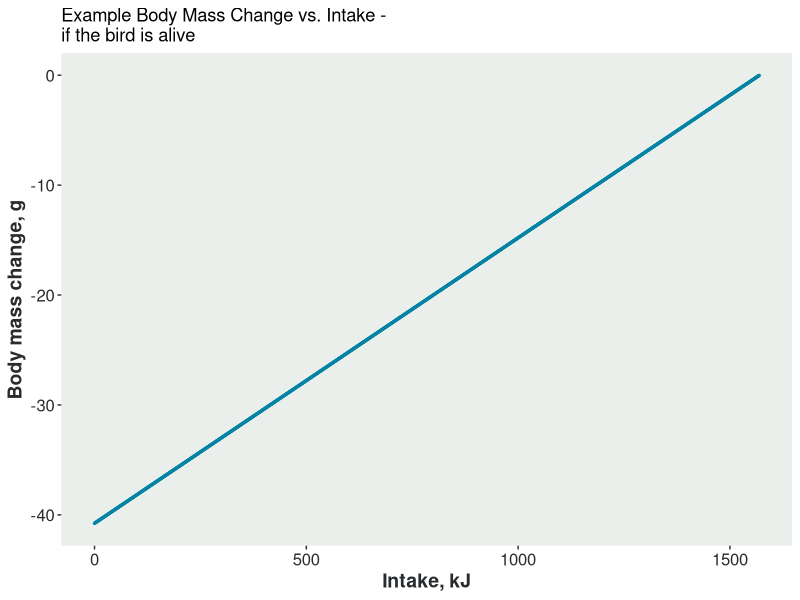
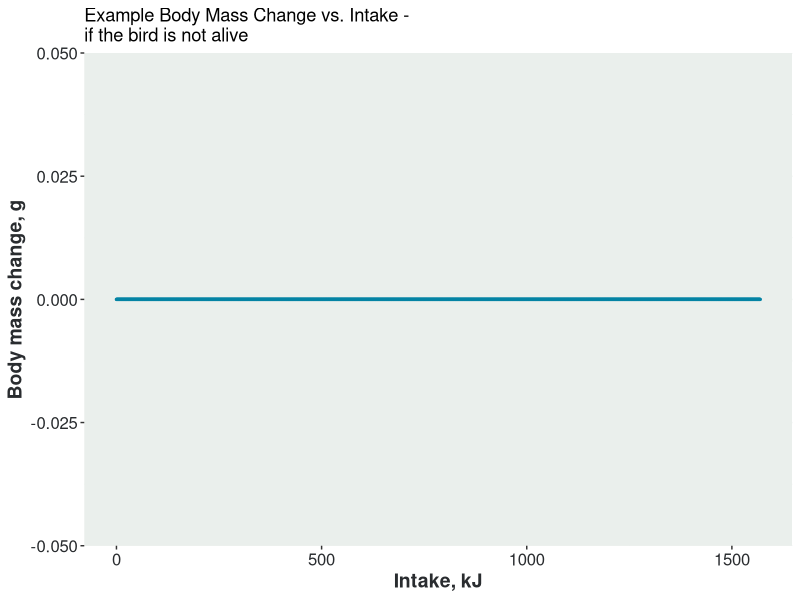
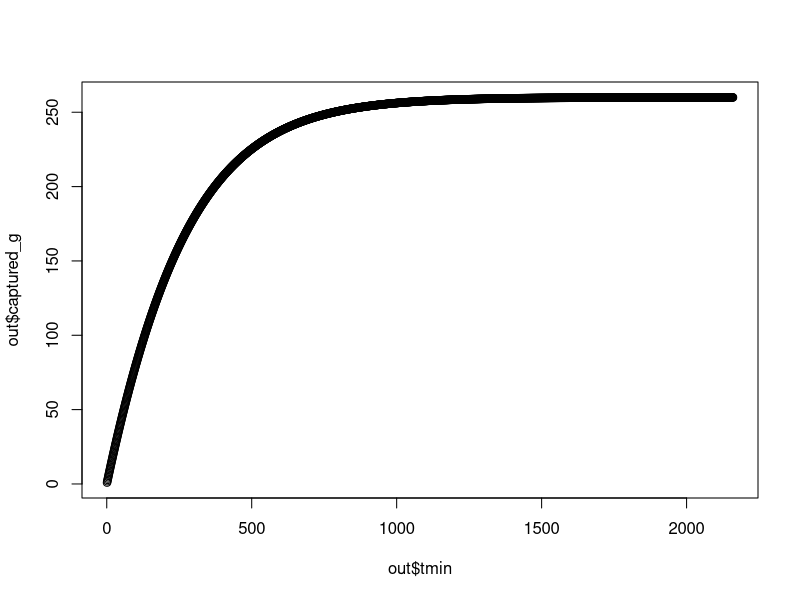
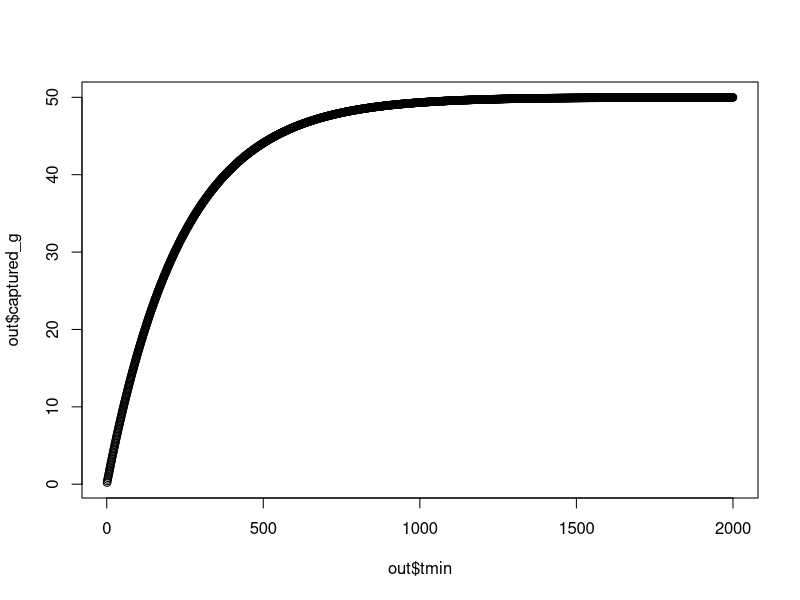

R code for these plots, in order:
## ---- chunk 1
knitr::opts_chunk$set(
  collapse = TRUE,
  comment = "#>"
)
## ---- chunk 2

calc_adultbmchange <- function(alive, BM_adult, Egain_adult, Ereq_adult,
                               adult_mass_KG){

  if (alive){
    BM_adult <- BM_adult + ((Egain_adult - Ereq_adult)/adult_mass_KG)
  }

  return(BM_adult)
}
## ---- chunk 3

BM_adult <- 354.51
Ereq_adult <- 1569.75 #kJ
adult_mass_KG <- 38.5
Egain_adult <- c(0:Ereq_adult)
  
bodymass <- 
  calc_adultbmchange(alive = TRUE, #it's alive
                     BM_adult = BM_adult, #g 
                     Egain_adult = Egain_adult, #kJ
                     Ereq_adult = Ereq_adult, #kJ
                     adult_mass_KG = adult_mass_KG) #kJ per g
## ---- chunk 4

data <- data.frame(Egain_adult = Egain_adult, BodyMassChange = bodymass - BM_adult)

plot <- 
  ggplot2::ggplot(data, ggplot2::aes(x = Egain_adult, y = BodyMassChange)) +
  ggplot2::geom_point(size = 0.5, color = "#0483A4") +
  ggplot2::theme(
    plot.background = ggplot2::element_rect(fill = "#fff", color = NA),
    panel.background = ggplot2::element_rect(fill = "#EAEFEC", color = NA),
    panel.grid.major = ggplot2::element_line(color = "#EAEFEC"),
    panel.grid.minor = ggplot2::element_line(color = "#EAEFEC"),
    axis.title = ggplot2::element_text(color = "#292C2F", size = 14, face = "bold"),
    axis.text = ggplot2::element_text(color = "#292C2F", size = 12),
    legend.position = "none"
  ) +
  ggplot2::labs(
    x = "Intake, kJ",
    y = "Body mass change, g",
    title =  paste(strwrap("Example Body Mass Change vs. Intake - if the bird is alive", width = 40), collapse = "\n") 
  )

print(plot)

## ---- chunk 5
bodymass_2 <- 
  calc_adultbmchange(alive = FALSE, #it's alive
                     BM_adult = BM_adult, #g 
                     Egain_adult = Egain_adult, #kJ
                     Ereq_adult = Ereq_adult, #kJ
                     adult_mass_KG = adult_mass_KG) #kJ per g
## ---- chunk 6

data <- data.frame(Egain_adult = Egain_adult, BodyMassChange = bodymass_2 - BM_adult)

plot <- 
  ggplot2::ggplot(data, ggplot2::aes(x = Egain_adult, y = BodyMassChange)) +
  ggplot2::geom_point(size = 0.5, color = "#0483A4") +
  ggplot2::theme(
    plot.background = ggplot2::element_rect(fill = "#fff", color = NA),
    panel.background = ggplot2::element_rect(fill = "#EAEFEC", color = NA),
    panel.grid.major = ggplot2::element_line(color = "#EAEFEC"),
    panel.grid.minor = ggplot2::element_line(color = "#EAEFEC"),
    axis.title = ggplot2::element_text(color = "#292C2F", size = 14, face = "bold"),
    axis.text = ggplot2::element_text(color = "#292C2F", size = 12),
    legend.position = "none"
  ) +
  ggplot2::labs(
    x = "Intake, kJ",
    y = "Body mass change, g",
    title =  paste(strwrap("Example Body Mass Change vs. Intake - if the bird is not alive", width = 40), collapse = "\n")  
  )

print(plot)

## ---- chunk 7

calc_adultdee <- function(alive, colony_h, flying_h, foraging_h, at_sea_h,
                          energy_nest, energy_flight, energy_forage,
                          energy_searest, energy_warming, assim_eff,
                          daylength){
  
  if (alive){
    
    adult_DEE <-
      (energy_nest * colony_h/daylength) +
      (energy_flight * flying_h/daylength) +
      (energy_forage * foraging_h/daylength) +
      (energy_searest * at_sea_h/daylength) +
      (energy_warming * daylength/24.0)
    
    Ereq_adult <- adult_DEE / assim_eff
    
  } else {
    
    Ereq_adult <- 0
    
  }
  
  return(Ereq_adult)
}
## ---- chunk 8

Ereq_adult <- calc_adultdee(
  
  alive = TRUE, #bird alive
  
  colony_h = 18,
  flying_h = 5.26,
  foraging_h = 11.23,
  at_sea_h = 1.5,
  
  energy_nest = 427.8,
  energy_flight = 1400.7,
  energy_forage = 1400.7,
  energy_searest = 400.6,
  energy_warming = 26,
  
  assim_eff = 0.74,
  daylength = 36
)

print(Ereq_adult)
## ---- chunk 9
Ereq_adult <- calc_adultdee(
  
  alive = FALSE, #bird not alive
  
  colony_h = 18,
  flying_h = 5.26,
  foraging_h = 11.23,
  at_sea_h = 1.5,
  
  energy_nest = 427.8,
  energy_flight = 1400.7,
  energy_forage = 1400.7,
  energy_searest = 400.6,
  energy_warming = 26,
  
  assim_eff = 0.74,
  daylength = 36
)

print(Ereq_adult)

## ---- chunk 10

logit <- function(x) {xx = log(x/(1-x))}
ilogit <- function(y) {yy = exp(y)/(1+exp(y))}

calc_pSurvival <- function (sp, bmi, bm, basesurv, beta, sd = 0) {

  if (bmi == 0 | is.na(bmi)){ # The bird didn't survive breeding season
    out <- 0
  } else { # Calculate survival over winter
    if (sp == "KI") {
      out <- ilogit(logit(basesurv) + ((bmi - bm)*beta))
    } else {
      out <- ilogit(logit(basesurv) + ((bmi - bm)/sd)*beta)
    }
  }
}
## ---- chunk 11

p <- calc_pSurvival(sp = "KI",
                    bmi = 329.59,
                    bm= 342.15,
                    basesurv= 0.65,
                    beta = 0.038
                    ) #sd non-specified, so 0

print(p)
## ---- chunk 12
p2 <- calc_pSurvival(sp = "GU", 
                     bmi = 340.37,
                     bm = 344.49,
                     basesurv = 0.80,
                     beta = 0.038,
                     sd = 34.41)
print(p2)

## ---- chunk 13
calc_puffinmortality <- function(CoD, alive, BM_condition, BM_Chick_mortf){

  if (alive) {
    BM_Chick_hungry  <- 0.7
    hungry <- ifelse(BM_condition < 0.7, 1, 0)
    Prob_death <- min((BM_Chick_hungry - BM_condition)/
                        (BM_Chick_hungry - BM_Chick_mortf), 1.0)
    Prob_death <- hungry * Prob_death
    unlucky <- stats::rbinom(n = 1, size = 1, Prob_death)
    if (unlucky==1) {CoD <- "killed"}
  }

  return(CoD)

}
## ---- chunk 14
new_CoD <- calc_puffinmortality(CoD = "none", #alive
                                alive = 1, #alive
                                BM_condition = 0.8, #not hungry
                                BM_Chick_mortf = 0.3)
print(new_CoD)
## ---- chunk 15
#ensure reproducibility
set.seed(123)

#it doesn't die (unvaried cod)
new_CoD <- calc_puffinmortality(CoD = "none", #alive
                                alive = 1, #alive
                                BM_condition = 0.82, #hungry
                                BM_Chick_mortf = 0.6)

print(new_CoD)
## ---- chunk 16
#ensure reproducibility
set.seed(456)

#it dies (unvaried cod)
new_CoD <- calc_puffinmortality(CoD = "none", #alive
                                alive = 1, #alive
                                BM_condition = 0.4, #hungry
                                BM_Chick_mortf = 0.3)
print(new_CoD)
## ---- chunk 17
new_CoD <- calc_puffinmortality(CoD = "starved", #already dead
                                alive = 0, #dead
                                BM_condition = 0.99,
                                BM_Chick_mortf = 0.3)

print(new_CoD)
## ---- chunk 18
calc_othermortality <- function(CoD, alive, seasonlength){

  if (alive) {
    Prob_death <- 1.0 - ((1.0-0.05)^(1/seasonlength))
    unlucky <- stats::rbinom(n = 1, size = 1, Prob_death)
    if (unlucky==1) {CoD <- "other"}
  }

  return(CoD)

}
## ---- chunk 19
#ensure reproducibility
set.seed(789)
new_CoD <- replicate(1000,#repeat the function to get a few cases where it dies
                     calc_othermortality(CoD = "none", #alive
                                         alive = 1, #alive
                                         seasonlength = 30)
                     )
print(table(new_CoD))
## ---- chunk 20
new_CoD <- calc_othermortality(CoD = "starved", #dead
                               alive = 0, #dead
                               seasonlength = 30)
print(new_CoD)
## ---- chunk 21
calc_unattendmortality <- function(CoD, alive, unattend_hrs, max_hrs) {

  if (alive) {
    lonely <- ifelse(unattend_hrs > 0, 1, 0)
    Prob_death <- lonely * min(unattend_hrs/max_hrs, 1.0)
    unlucky <- rbinom(n = 1, size = 1, Prob_death)
    if (unlucky==1) {CoD <- "unattended"}
  }
  return(CoD)
}
## ---- chunk 22
new_CoD <- calc_unattendmortality(CoD = "none", #alive
                                  alive = 1, #alive
                                  unattend_hrs = 0, #no attended hours
                                  max_hrs = 18)

print(new_CoD)
## ---- chunk 23
new_CoD <-  replicate(1000,#repeat the function to get a few cases where it causes death
                      calc_unattendmortality(CoD = "none", #alive
                                   alive = 1, #alive
                                   unattend_hrs = 6,
                                   max_hrs = 18)
                      )

print(table(new_CoD))

## ---- chunk 24

new_CoD <- calc_unattendmortality(CoD = "none", #alive
                                   alive = 1, #alive
                                   unattend_hrs = 12,
                                   max_hrs = 12) 
                      
print(new_CoD)
## ---- chunk 25
new_CoD <- calc_unattendmortality(CoD = "none",
                                  alive = 1, 
                                  unattend_hrs = 18,
                                  max_hrs = 12)

print(new_CoD)
## ---- chunk 26

new_CoD  <- calc_unattendmortality(CoD = "starved", #dead
                                   alive = 0, #dead
                                   unattend_hrs = 18, #irrelevant
                                   max_hrs = 12) #irrelevant

print(new_CoD)
## ---- chunk 27
calc_chickcare <- function(parent, ChickState, Opt_BM_chick, Species){

  # Feed only live chicks!
  if (1 %in% ChickState$data$is_chick_alive) {

    ChickState$data <- ChickState$data %>% split(.$is_chick_alive)

    # Join the male parent contribution
    parentM <- dplyr::filter(parent, MF == "M")
    ChickState$data$`1` <- ChickState$data$`1` %>%
      dplyr::left_join(parentM, by = "PairID") %>%
      dplyr::rename(feeding_mode_M = feeding_mode) %>%
      dplyr::rename(Ereq_intakef_c_M = Ereq_intakef_c) %>%
      dplyr::rename(colony_h_M = colony_h) %>%
      dplyr::select(-c(MF, BirdID))

    # Join the female parent contribution
    parentF <- dplyr::filter(parent, MF == "F")
    ChickState$data$`1` <- ChickState$data$`1` %>%
      dplyr::left_join(parentF, by = "PairID") %>%
      dplyr::rename(feeding_mode_F = feeding_mode) %>%
      dplyr::rename(Ereq_intakef_c_F = Ereq_intakef_c) %>%
      dplyr::rename(colony_h_F = colony_h) %>%
      dplyr::select(-c(MF, BirdID))

    # Tot up the attendance
    ChickState$data$`1` <- ChickState$data$`1` %>%
      dplyr::mutate(parenting_hrs = colony_h_M + colony_h_F) %>%
      dplyr::mutate(unattend_hrs = purrr::pmap_dbl(
        list(parenting_hrs, Species$data$daylength, 0.0),
        ~ ifelse({..1} < {..2}, {..2} - {..1}, {..3}))) %>%
      dplyr::select(-c("parenting_hrs")) %>%
      dplyr::select(!starts_with(c("colony")))

    # Total food received and increase in body mass
    ChickState$data$`1` <- ChickState$data$`1` %>%
      dplyr::mutate(X = 0.5 * (Ereq_intakef_c_M + Ereq_intakef_c_F)) %>%
      dplyr::mutate(BM_increase = (Species$data$chick_mass_a*(X-0.6))/0.4) %>%
      dplyr::mutate(BM_chick = BM_chick + BM_increase) %>%
      dplyr::mutate(BM_condition = BM_chick/Opt_BM_chick) %>%
      dplyr::select(!ends_with(c("c_F","c_M"))) %>%
      dplyr::select(-c("X", "BM_increase"))

    # Update the chick modes
    ChickState$data$`1` <- ChickState$data$`1` %>%
      dplyr::mutate(f = "none") %>%
      dplyr::mutate(f = purrr::pmap_chr(
        list(BM_condition, Species$data$BM_Chick_mortf, f),
        ~ ifelse({..1}<{..2}, "starved", {..3}))) %>%
      dplyr::mutate(f = purrr::pmap_chr(
        list(feeding_mode_M, feeding_mode_F, f),
        ~ ifelse(({..1}==3 | {..2}==3), "abandoned", {..3}))) %>%
      dplyr::mutate(f = purrr::pmap_chr(
        list(feeding_mode_M, feeding_mode_F, f),
        ~ ifelse(({..1}==4 | {..2}==4), "parentdead", {..3})))

    if (length(unique(ChickState$data$`1`$f)) > 1) {
      ChickState$data$`1` <- ChickState$data$`1` %>% split(.$f=="none")
      ChickState$data$`1`$`FALSE` <- ChickState$data$`1`$`FALSE` %>%
        dplyr::mutate(CoD = f) %>%
        dplyr::mutate(is_chick_alive = 0) %>%
        dplyr::mutate(BM_chick = NA) %>%
        dplyr::mutate(BM_condition = NA) %>%
        dplyr::mutate(Ereq_chick = NA) %>%
        dplyr::mutate(unattend_hrs = NA)
      ChickState$data$`1` <- bind_rows(ChickState$data$`1`$`TRUE`, ChickState$data$`1`$`FALSE`)
    }
    ChickState$data$`1` <- ChickState$data$`1` %>%
      dplyr::select(!starts_with(c("feeding_mode"))) %>%
      dplyr::select(-c("f"))

    # Reconstruct full tibble
    ChickState$data <- bind_rows(ChickState$data$`1`, ChickState$data$`0`)

    # > Update the metadata to reflect newly added variables to the ChickState tibble
    newmeta <- tidyr::tribble(
      ~VarName, ~VarDescription, ~VarUnits,
      "unattend_hrs", "Maximum length of time that the chick is not attended by either parent", "hours")
    ChickState$metadata <- bind_rows(ChickState$metadata, newmeta) %>%
      dplyr::filter(VarName %in% unique(names(ChickState$data)))

  }

  return(ChickState)

} # END calc_chickcare
## ---- chunk 28

parent <- tibble::tibble(BirdID = c(1, 2, 3, 4),
                                 PairID = c(1, 1, 2, 2),
                                 feeding_mode = c(1, 1, 1, 1),
                                 Ereq_intakef_c = c(0.77, 0.73, 0.87,  0.62),
                                 colony_h = c(18, 18, 19, 18),
                                 MF = c("M", "F", "M", "F")
                                 )

Opt_BM_chick <- data.frame(timestep = c(0:30),
                           Opt_BM_chick = c(36, 47, 58, 69, 80, 91, 102, 113, 124, 135, 146, 157, 168, 179, 190, 201, 212, 223, 234, 245, 256, 267, 278, 289, 300, 311, 322, 333, 344, 355, 366))

result <- 
  calc_chickcare(parent = parent,
                 ChickState = list(c(1, 1, 1, 1)),
                 Opt_BM_chick = ,
                 Species)
## ---- chunk 29
calc_foragecapture <- function(x0, h, a, maxt){

  # The function to solve
  fn <- function(x, x0, a, t, h) {
    if (x > 0) {
      x - x0 + a*t + h*log(x) - h*log(x0)
    } else {
      10^10
    }
  }

  # Make a blank look-up 'table' (vector)
  captured <- rep(0, maxt)

  # From 1 minute, calculate the food captured until it is all gone or we run
  # out of time for the full timestep,
  t <- 1
  while (captured[t] < x0 & t <= maxt) {

    # Find a solution
    sol <- nleqslv::nleqslv(x0, fn=fn, jac=NULL, x0 = x0, a = a, t = t, h = h)

    # Action depending on the returned code
    if (sol$termcd < 3) {
      captured[t] <- x0 - sol$x
    } else {
      captured[t] <- x0
    }
    t <- t + 1
  }

  # If all the prey has been captured before maxt, just fill in the rest
  if (t < maxt) captured[-seq_len(t)] <- x0

  # Return the look-up
  tibble::tibble(tmin = seq_len(maxt), captured_g = captured)

}
## ---- chunk 30
x0 <- 260
h <- 973
a <- 4.369
maxt <- 2160

out <- calc_foragecapture(x0, h, a, maxt)

plot(out$tmin, out$captured_g)
## ---- chunk 31
x0 <- 50
h <- 939
a <- 4.1
maxt <- 2000


out <- calc_foragecapture(x0, h, a, maxt)

plot(out$tmin, out$captured_g)
## ---- chunk 32
